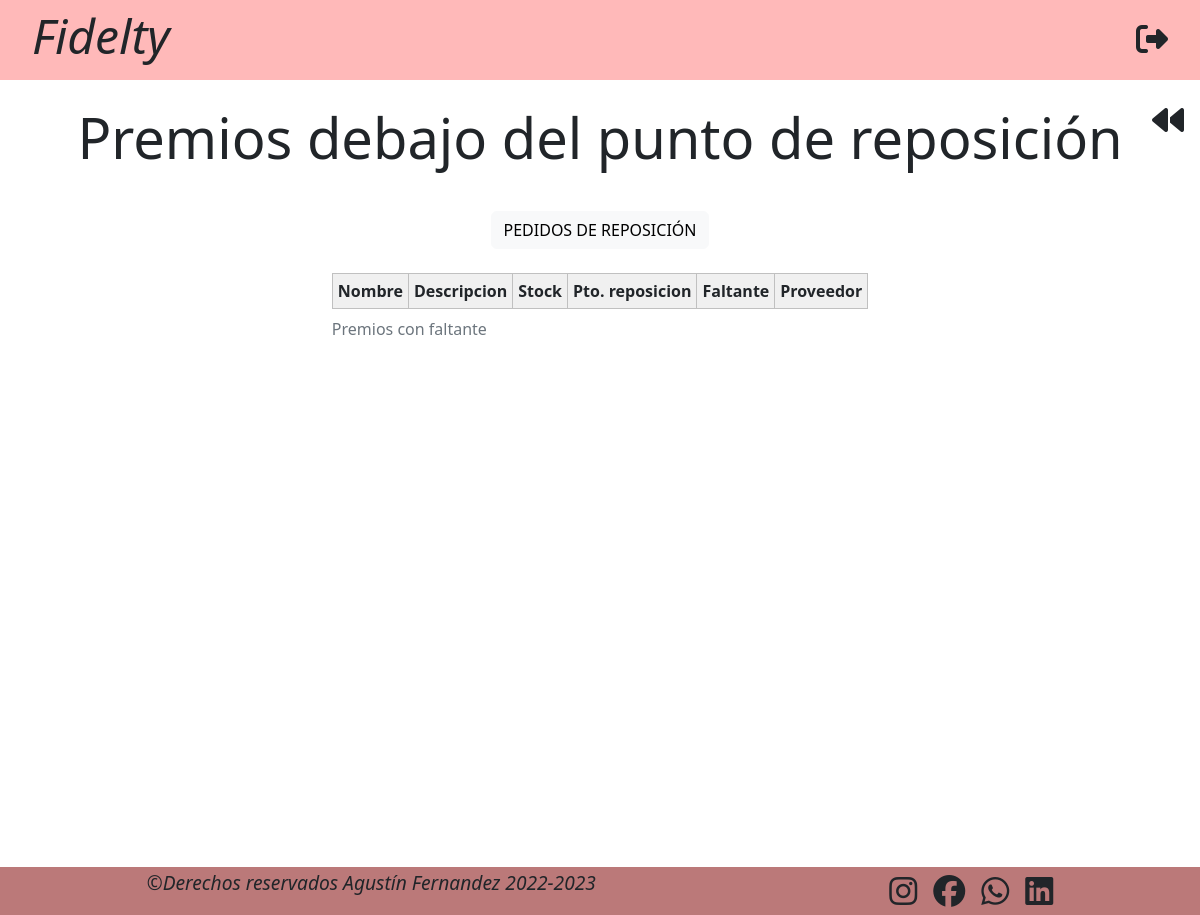
The page /premios_debajo_reposicion.php (signed in) on the database as committed earlier.
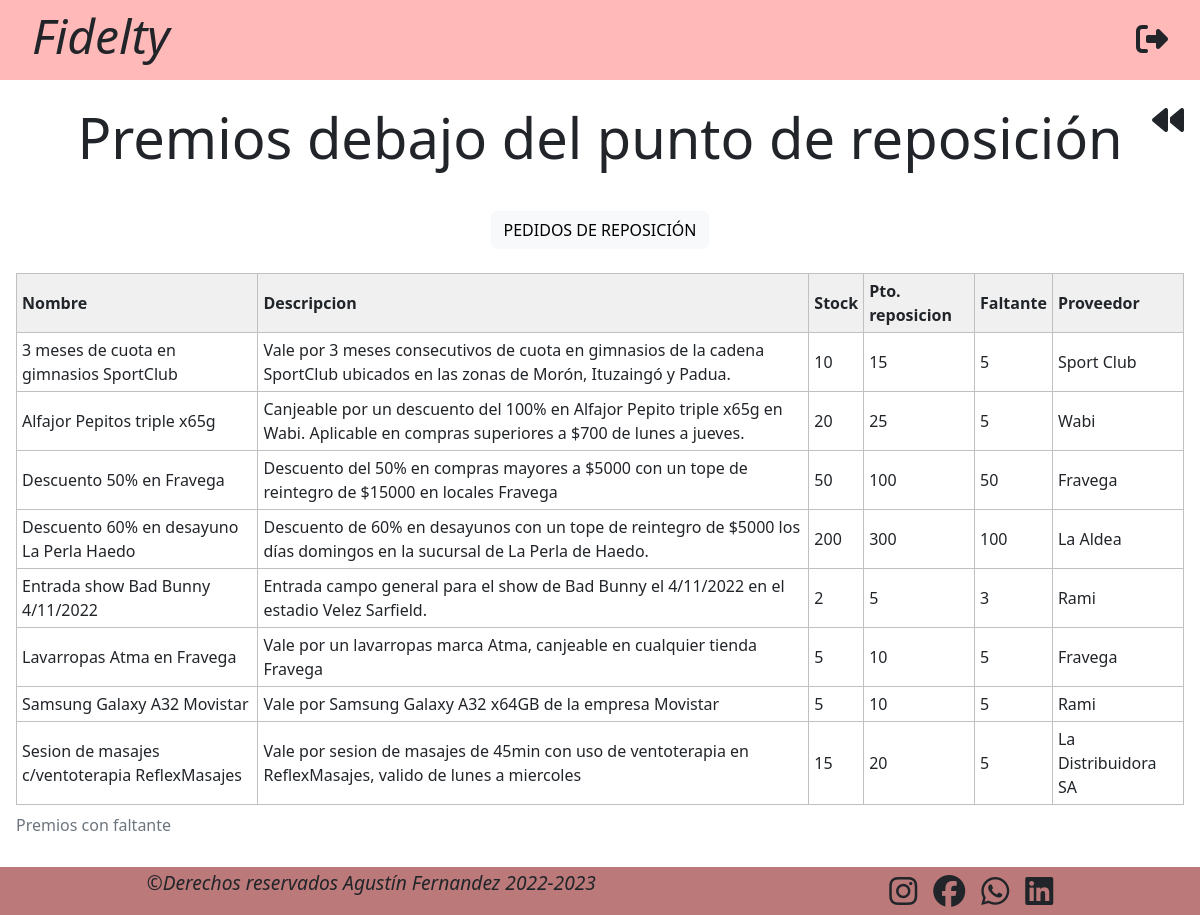
The same page on the database as committed later.
### tables this page shows
CREATE TABLE `premios` (
  `id` int(5) NOT NULL,
  `saldo` int(10) NOT NULL,
  `stock` int(6) DEFAULT 0,
  `punto_reposicion` int(6) DEFAULT NULL,
  `img` varchar(255) DEFAULT NULL,
  `nombre` varchar(50) NOT NULL,
  `descripcion` varchar(500) NOT NULL,
  `proveedor` varchar(100) NOT NULL
);

### premios_debajo_reposicion.php (the view, shortened to what this page needs)
<!DOCTYPE html>
<html lang="en">
<head>
    <link href="https://cdn.jsdelivr.net/npm/bootstrap@5.2.1/dist/css/bootstrap.min.css" rel="stylesheet">
    <link rel="stylesheet" href="https://cdnjs.cloudflare.com/ajax/libs/toastr.js/latest/toastr.min.css">
    <link rel="stylesheet" href="css/styles_canjes.css">
    <link rel="stylesheet" href="css/styles_tabla.css">
</head>
<body>
    <header>
        <h2 class="display-5 text-center"><a href="index_admin.php">Fidelty</a></h2>
        <a href="php/funciones.php?session_destroy=true"><i class="fa-solid fa-right-from-bracket"></i></a>
    </header>
    <a class="go_back" href="index_admin.php">
        <i class="fa-solid fa-backward"></i>
    </a>
    <h1 class="display-4 text-center mt-4 mb-4">Premios debajo del punto de reposición</h1>
    <main class="p-3">
        <table class="tabla">
            <caption>Premios con faltante</caption>
            <thead>
                <tr>
                    <th>Nombre</th>
                    <th>Descripcion</th>
                    <th>Stock</th>
                    <th>Pto. reposicion</th>
                    <th>Faltante</th>
                    <th>Proveedor</th>
                </tr>
            </thead>
            <tbody>
                <?php
                include("php/conexion.php");
                $result = mysqli_query($conexion, "SELECT * FROM premios WHERE premios.punto_reposicion IS NOT NULL AND premios.stock < premios.punto_reposicion ORDER BY nombre;");
                while ($row = mysqli_fetch_assoc($result)) {
                    echo "
                        <tr>
                            <td>" . $row['nombre'] . "</td>
                            <td>" . $row['descripcion'] . "</td>
                            <td>" . $row['stock'] . "</td>
                            <td>" . $row['punto_reposicion'] . "</td>
                            <td>" . $row['punto_reposicion'] - $row['stock'] . "</td>
                            <td>" . $row['proveedor'] . "</td>
                        </tr>
                        ";
                    }
                    echo "<button type='button' class='btn btn-light mb-4'><a href='pedidos_reposicion_proveedores.php'>PEDIDOS DE REPOSICIÓN</a></button>";
                ?>
            </tbody>
        </table>
    </main>
    <footer>
        <p class="footer_derechos">©Derechos reservados Agustín Fernandez 2022-2023</p>
        <div class="footer_redes">
            <a href="#"><i class="fa-brands fa-instagram"></i></a>
            <a href="#"><i class="fa-brands fa-facebook"></i></a>
            <a href="#"><i class="fa-brands fa-whatsapp"></i></a>
            <a href="#"><i class="fa-brands fa-linkedin"></i></a>
        </div>
    </footer>
</body>
</html>

### css/styles_canjes.css (style rules this page uses)
* { margin: 0; padding: 0; box-sizing: border-box; }
a, a:link, a:visited, a:hover, a:active { color: inherit; text-decoration: inherit; font-weight: inherit; }
body { margin: 0; padding: 0; height: 100%; }
main { min-height: calc(100vh - 8rem); padding-top: 1rem; display: flex; flex-direction: column; justify-content: flex-start; align-items: center; }
header { width: 100%; height: 5rem; background-color: #ffb9b9; display: flex; justify-content: space-between; align-items: center; padding-left: 2rem; padding-right: 2rem; }
header h2 { font-style: italic; }
header i { font-size: 2rem; cursor: pointer; }
footer { width: 100%; height: 3rem; background-color: #bb7979; display: flex; justify-content: space-around; align-items: center; }
.footer_derechos { font-size: 1.2rem; font-style: italic; }
.footer_redes { font-size: 2rem; display: flex; gap: 1rem; }
.go_back { margin-top: 1rem; margin-left: 1rem; margin-bottom: 1rem; font-size: 2rem; display: flex; flex-direction: row-reverse; align-items: center; gap: 1rem; position: fixed; top: 5rem; right: 1rem; font-size: 2rem; }
.tabla { border: 1px solid #C0C0C0; border-collapse: collapse; padding: 5px; margin-left: auto; margin-right: auto; width: auto; }
.tabla th { border: 1px solid #C0C0C0; padding: 5px; background: #F0F0F0; }
.tabla td { border: 1px solid #C0C0C0; padding: 5px; }

### css/styles_tabla.css (style rules this page uses)
.tabla { border: 1px solid #C0C0C0; border-collapse: collapse; padding: 5px; margin-left: auto; margin-right: auto; width: auto; }
.tabla th { border: 1px solid #C0C0C0; padding: 5px; background: #F0F0F0; }
.tabla td { border: 1px solid #C0C0C0; padding: 5px; }

Rows that differ between the two databases and show on the page:
added premios: nombre "3 meses de cuota en gimnasios SportClub", descripcion "Vale por 3 meses consecutivos de cuota en gimnasios de la cadena SportClub ubicados en las zonas de Morón, Ituzaingó y Padua.", stock "10", punto_reposicion "15", $row['punto_reposicion'] - $row['stock'] "5", proveedor "Sport Club"
added premios: nombre "Alfajor Pepitos triple x65g", descripcion "Canjeable por un descuento del 100% en Alfajor Pepito triple x65g en Wabi. Aplicable en compras superiores a $700 de lunes a jueves.", stock "20", punto_reposicion "25", $row['punto_reposicion'] - $row['stock'] "5", proveedor "Wabi"
added premios: nombre "Descuento 50% en Fravega", descripcion "Descuento del 50% en compras mayores a $5000 con un tope de reintegro de $15000 en locales Fravega", stock "50", punto_reposicion "100", $row['punto_reposicion']-$row['stock'] "50", proveedor "Fravega"
added premios: nombre "Descuento 60% en desayuno La Perla Haedo", descripcion "Descuento de 60% en desayunos con un tope de reintegro de $5000 los días domingos en la sucursal de La Perla de Haedo.", stock "200", punto_reposicion "300", $row['punto_reposicion'] - $row['stock'] "100", proveedor "La Aldea"
added premios: nombre "Entrada show Bad Bunny 4/11/2022", descripcion "Entrada campo general para el show de Bad Bunny el 4/11/2022 en el estadio Velez Sarfield.", stock "2", punto_reposicion "5", $row['punto_reposicion'] - $row['stock'] "3", proveedor "Rami"
added premios: nombre "Lavarropas Atma en Fravega", descripcion "Vale por un lavarropas marca Atma, canjeable en cualquier tienda Fravega", stock "5", punto_reposicion "10", $row['punto_reposicion']-$row['stock'] "5", proveedor "Fravega"
added premios: nombre "Samsung Galaxy A32 Movistar", descripcion "Vale por Samsung Galaxy A32 x64GB de la empresa Movistar", stock "5", punto_reposicion "10", $row['punto_reposicion']-$row['stock'] "5", proveedor "Rami"
added premios: nombre "Sesion de masajes c/ventoterapia ReflexMasajes", descripcion "Vale por sesion de masajes de 45min con uso de ventoterapia en ReflexMasajes, valido de lunes a miercoles", stock "15", punto_reposicion "20", $row['punto_reposicion'] - $row['stock'] "5", proveedor "La Distribuidora SA"
